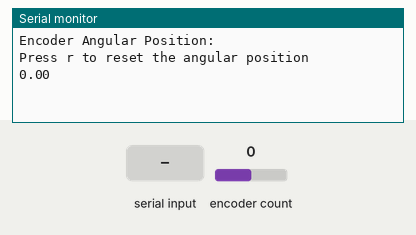
Simulated run of this sketch. Board: Arduino Uno, built with avr-gcc and run on an emulated ATmega328P. Parts: the last lines printed to the serial monitor. The inputs (shaded band) are chosen by the test bench; at power-on: encoder count 0.

Above: at 1.2 s.
1.3 s: "r" received over Serial
At 2.5 s:
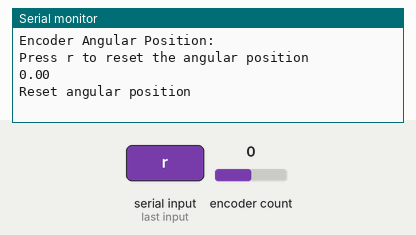
2.8 s: encoder count set to 1
At 3.7 s:
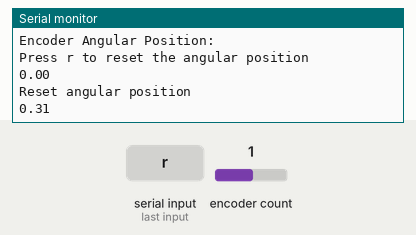
4.3 s: encoder count set to 2
At 4.9 s:
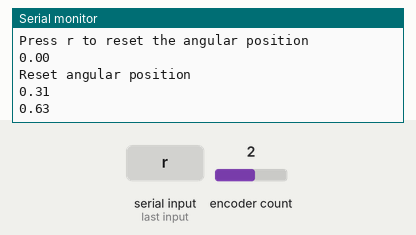

The sketch:

4.4_readRotaryEncoderRads.ino
```cpp
// Thomas Klinedinst   EENG 350   2 22 2021
// This code is used to accurately determine the angular position of a motor-driven wheel using
// rotary encoders. The rotary encoder needs to be connected to the Arduino as follows:
//        + ---> 5V
//        GND -> GND
//        CLK -> 5          // CLK corresponds to encoder output B, the clk is specific to one model of encoder
//        DT --> 2          // DT corresponds to encoder output A, the DT is specific to one model of encoder
// The framework for this code was taken from the "Example" folder of the provided library, containing
// an efficient method for reading encoders. This framework was modified to include calculations for
// determining the angular position of the wheel based on counts as well as resetting the angular
// position.

#include <Encoder.h>
#define countsPerRotation 80

// Change these two numbers to the pins connected to your encoder.
//   Best Performance: both pins have interrupt capability
//   Good Performance: only the first pin has interrupt capability
//   Low Performance:  neither pin has interrupt capability
Encoder myEnc(2, 5);
//   avoid using pins with LEDs attached

float angularPosition;
float radPerCount;

void setup() {
  Serial.begin(9600);
  Serial.println("Encoder Angular Position:");

  Serial.println("Press r to reset the angular position");

  // Determining the scaling to convert position to angular position in radians
  // 80 counts per rotation = 80 counts / 2pi rad
  radPerCount = (float) 2 * (PI) / (float) 80;

}

long oldPosition  = -999;   // Included in the provided Basic example code

void loop() {
  long newPosition = myEnc.read();
  if (newPosition != oldPosition) {
    if (oldPosition != -999) {    // Makes sure angularPosition isn't calculated using the initial value for oldPosition
      angularPosition = angularPosition + (newPosition - oldPosition) * radPerCount; // Calculated based on position diff.
    }                                                                                // to allow for easy reset w/o resetting
    oldPosition = newPosition;                                                       // position variables.
    //Serial.println(newPosition);
    Serial.println(angularPosition);
  }

  // Mechanism for resetting the count to zero
  if (Serial.read() == 'r') {
    angularPosition = 0;
    Serial.println("Reset angular position");
  }

}
```

Measured:
- after the input at 1.3 s, the serial monitor: prints a new line at once (image 1)
- after the input at 2.8 s, the serial monitor: prints a new line at once (image 2)
- after the input at 4.3 s, the serial monitor: prints a new line at once (image 3)
